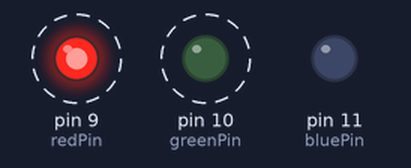
A sketch run on a simulated Arduino Uno, built with avr-gcc and run on an emulated ATmega328P. Shown: output pins drawn as LEDs (lit = HIGH). Dashed ring = blinking.

Above: at 0.5 s.
Timing chart, 0 to 4.6 s (numbered marks = the images above):
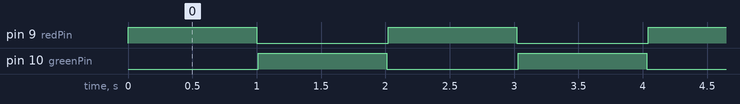

Measured:
- by itself, pin 9 (redPin), pin 10 (greenPin): alternates HIGH for 1.0 s and LOW for 1.0 s
- by itself, everything shown: repeats every 2.0 s, in 4 steps

The sketch:

LED.ino
```cpp
//pin definitions.  must be PWM-capable pins!
const int redPin = 9;
const int greenPin = 10;
const int bluePin = 11;


//maximum duty cycle to be used on each led for color balancing.
//if "white" (R=255, G=255, B=255) doesn't look white, reduce the red, green, or blue max value.
const int max_red = 255;
const int max_green = 255;
const int max_blue = 255;

byte colors[2] = {0, 0}; //array to store led brightness values
byte lineEnding = 0x0A; //10 in decimal, ASCII newline character

void setup(){
  //set all three of our led pins to output
  pinMode(redPin, OUTPUT);
  pinMode(greenPin, OUTPUT);
  pinMode(bluePin, OUTPUT);
}

void loop(){
  //check that at least 3 bytes are available on the Serial port

  //set the three PWM pins according to the data read from the Serial port
  //we also scale the values with map() so that the R, G, and B brightnesses are balanced.
  analogWrite(redPin,max_red);
  delay(1000);
  analogWrite(redPin,0);
  delay(10);
  analogWrite(greenPin,max_green);
  delay(1000);
  analogWrite(greenPin,0);
  delay(10);
  //analogWrite(bluePin,max_blue);
  //delay(1000);
  //analogWrite(bluePin,0);
  //delay(10);
}
```
